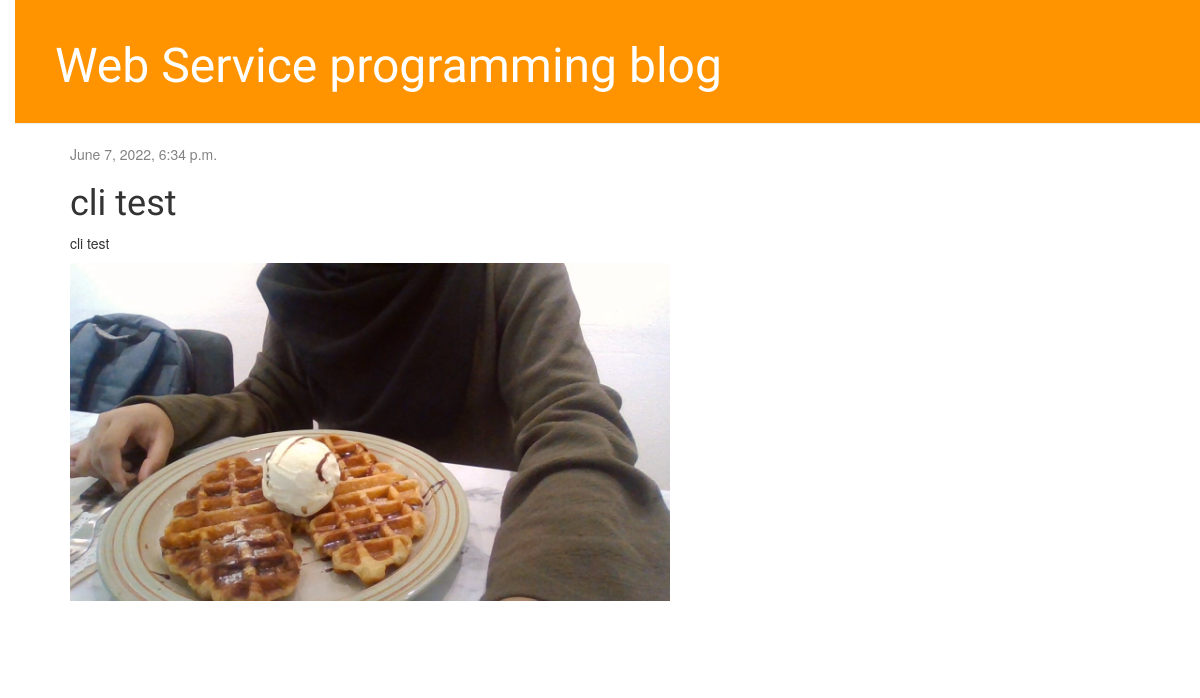
Screenshot of /post/3/ with the database file from the repository.
### blog/models.py (models this page shows, shortened)
class Post(models.Model):
    author = models.ForeignKey(settings.AUTH_USER_MODEL, on_delete=models.CASCADE)
    title= models.CharField(max_length=200)
    text = models.TextField()
    created_date= models.DateTimeField(default=timezone.now)
    published_date= models.DateTimeField(blank=True, null=True)
    image = models.ImageField(upload_to='blog_image/%Y/%m/%d/', default='blog_image/default_error.png')

### blog/views.py (the view)
# urls.py: path('post/<int:pk>/', views.post_detail, name='post_detail'),
def post_detail(request, pk):
    post = get_object_or_404(Post, pk=pk)
    return render(request, 'blog/post_detail.html', {'post': post})

### blog/templates/blog/post_detail.html (shortened to what this page needs)
 {% extends 'blog/base.html' %}
{% block content %}
<div class="post">
 {% if post.published_date %}
<div class="date">
 {{ post.published_date }}
</div>
 {% endif %}
 <h1>{{ post.title }}</h1>
 <p>{{ post.text|linebreaksbr }}</p>
 <img src="{{ post.image.url }}" class="rounded blog-image-list">
 </div>
 {% endblock %}

### blog/static/css/blog.css (style rules this page uses)
body { padding-left: 15px; }
h1, h2, h3, h4 { font-family: 'Lobster', cursive; }
.date { color: #828282; }
.post { margin-bottom: 70px; }
.blog-image-list { object-fit: cover; width: 80% }

### rows the page displays
Post: published_date "June 7, 2022, 6:34 p.m.", title "cli test", text "cli test", image (picture)
